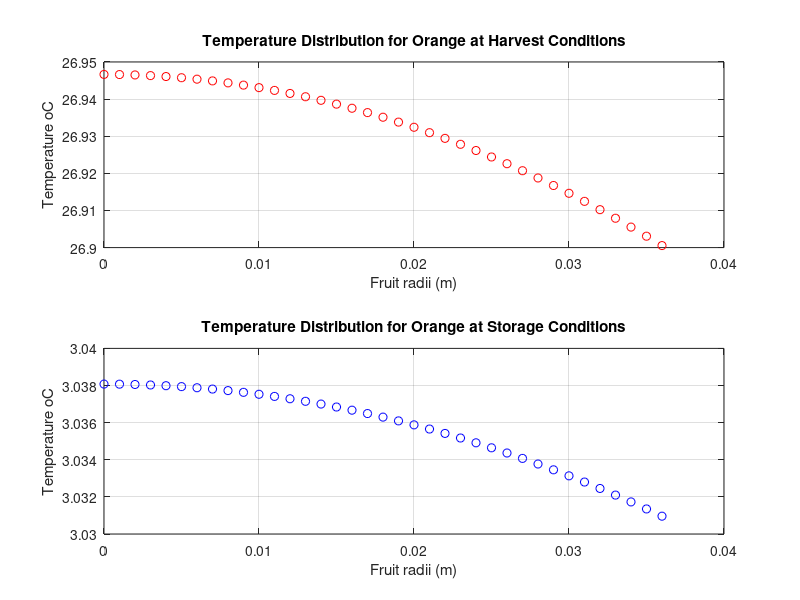

MATLAB code for this plot:
% Modeling and Analysis of Physical and Biological Processes
% Student: Guilherme De Moura Araujo
%%
close all; clear all; clc;

%% Problem 1 a
%Performed in hand notes. Summary: Both unit check and limit check
%converged.
%% Problem 1 b
%Constants of the problem
T_Harvest = 26.7; % Ambiente Temperature at Harvest, (oC)
T_Storage = 3; % Storage temperature (oC)
rho = 998; % Density of orange (km/m3)
cp = 3900; % Specific heat of orange (J/kg/oC)
a = 0.036; % Radius of fruit (m)
a0 = 4.71;
a1 = 3.55;
%A = a0 + a1*T; % Heat production due to respiration (J/(s-m3))
k = 0.47; % Thermal Conductivity of the fruit (W/m/oC)
h = 6; % Convective heat transfer coefficient at the fruit surface (W/m2/oC)
w = sqrt(a1/k);
he = h-k/a;
dr = 0.001; %Random value adopted by student
%--------------------------------------------------------------------------
% Harvesting condiions
T_Inf = T_Harvest;
alpha = -(a0 + a1*T_Inf)/a1;
A = -(alpha*(k+he*a))/(he*sin(w*a)+k*w*cos(w*a));
j = 1;
for r=0:dr:a
    if r == 0
      T_H(j) = A*w-((a0+a1*T_Inf)/a1)+T_Inf;
    else
    u_H(j) = A*sin(w*r)+alpha*r;
    T_H(j) = u_H(j)/r+T_Inf;
    end
    j = j+1;
end
%--------------------------------------------------------------------------
% Storage conditions
T_Inf = T_Storage;
alpha = -(a0 + a1*T_Inf)/a1;
A = (-alpha*(k+he*a))/(he*sin(w*a)+k*w*cos(w*a));
j = 1;
for r=0:dr:a
    if r == 0
      T_S(j) = A*w-((a0+a1*T_Inf)/a1)+T_Inf;
    else
    u_S(j) = A*sin(w*r)+alpha*r;
    T_S(j) = u_S(j)/r+T_Inf;
    end
    j = j+1;
end
%-------------------------------------------------------------------------
%PLOTS
g = 0:dr:a;
subplot(2,1,1)
plot(g,T_H,'ro');
title('Temperature Distribution for Orange at Harvest Conditions');
xlabel('Fruit radii (m)');ylabel('Temperature oC');
grid
subplot(2,1,2)
plot(g,T_S,'bo');
title('Temperature Distribution for Orange at Storage Conditions');
xlabel('Fruit radii (m)');ylabel('Temperature oC');
grid
%% Problem 1 c
%The heat that needs to be removed is the heat generated by respiration of
%the fruit. However, the total heat is the same heat that scapes the fruit
%through its surface (convection heat transfer). Therefore we can apply the
%following equation:
%Q [J/s] = h [W/m2-oC] * Area [m2] * dT [oC]; Where dT is the actual
%temperature of the fruit minus the storage temperature.
T_Inf = T_Storage;
area = 4*pi*a^2;
r = a;
u = A*sin(w*r)+alpha*r;
T = u/r+T_Inf;
Q = h*area*(T-T_Inf);
fprintf('Heat required to be removed: Q = %.5f J/s\n',Q);
%% Problem 1 d
%The heat that needs to be removed is the heat required to take the fruit
%outer temperature from 26.7 to 3 oC. Therefore we can apply the following
%equation:
%Q [J] = m [kg] * Cp [J/kg-oC] * dT [oC]; m = rho * volume
%For a sphere: dV = area*dr
%The integral and final results are in the hand notes.
%% Problem 1e
%We can calculate the rate of heat per mass, since we know both the fruit
%density (rho) and volume (4/3*pi*a^3), therefore we estimate the amount of
%heat for 600*500 kg of fruits. As good engineers we must ALWAYS design
%facilities, machines, equipment, etc. with a certain margin of error.
%Let's say, 10%. So the calculus is as following:
%Part c: 600*500*4/3*pi*(0.036)^3*998*-0.003*1.1 = -228.97 W
%Part d: 600*500*4/3*pi*(0.036)^3*998*54000*1.1 = 3.50 GW
%% Problem 1f
%The main limitation is that we're not considering other sources of heat
%transfer, such as radiation. In addition, there will be fruits touching
%each other, which adds more complexibility to the problem.
